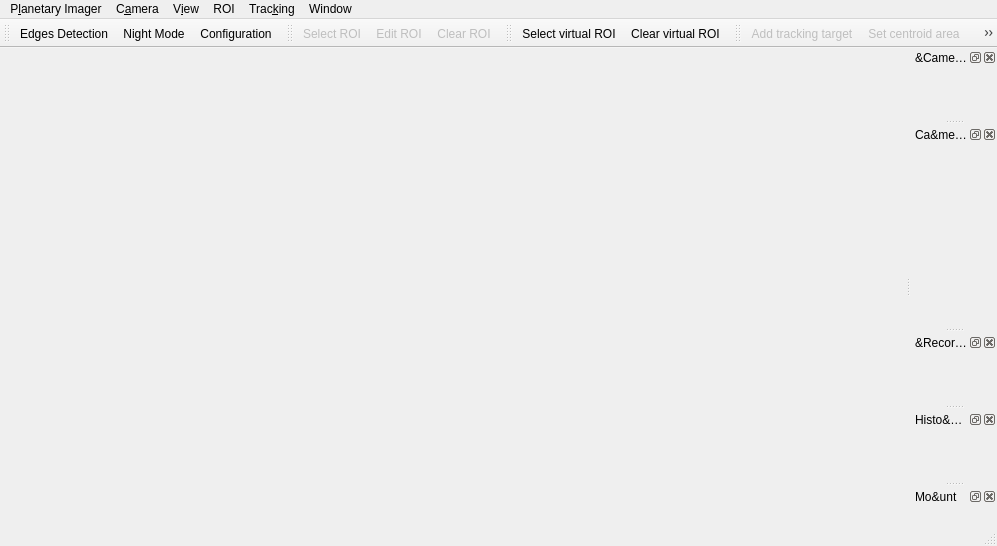
<?xml version="1.0" encoding="UTF-8"?>
<ui version="4.0">
 <class>PlanetaryImagerMainWindow</class>
 <widget class="QMainWindow" name="PlanetaryImagerMainWindow">
  <property name="geometry">
   <rect>
    <x>0</x>
    <y>0</y>
    <width>997</width>
    <height>546</height>
   </rect>
  </property>
  <property name="windowTitle">
   <string>Planetary Imager</string>
  </property>
  <widget class="QWidget" name="centralwidget">
   <layout class="QVBoxLayout" name="verticalLayout">
    <item>
     <widget class="QWidget" name="image" native="true"/>
    </item>
   </layout>
  </widget>
  <widget class="QMenuBar" name="menubar">
   <property name="geometry">
    <rect>
     <x>0</x>
     <y>0</y>
     <width>997</width>
     <height>27</height>
    </rect>
   </property>
   <widget class="QMenu" name="menuDevice">
    <property name="title">
     <string>C&amp;amera</string>
    </property>
    <widget class="QMenu" name="menu_device_load">
     <property name="title">
      <string>&amp;Open</string>
     </property>
     <property name="icon">
      <iconset resource="resources/resources.qrc">
       <normaloff>:/resources/photo.png</normaloff>:/resources/photo.png</iconset>
     </property>
    </widget>
    <addaction name="action_devices_rescan"/>
    <addaction name="menu_device_load"/>
    <addaction name="actionDisconnect"/>
   </widget>
   <widget class="QMenu" name="menuView">
    <property name="title">
     <string>V&amp;iew</string>
    </property>
    <addaction name="actionEdges_Detection"/>
    <addaction name="actionStretch_histogram"/>
    <addaction name="actionStretch_colour_saturation"/>
   </widget>
   <widget class="QMenu" name="menuROI">
    <property name="title">
     <string>ROI</string>
    </property>
    <addaction name="actionSelect_ROI"/>
    <addaction name="actionClear_ROI"/>
   </widget>
   <widget class="QMenu" name="menuPlanetary_Imager">
    <property name="title">
     <string>P&amp;lanetary Imager</string>
    </property>
    <addaction name="actionShow_settings"/>
    <addaction name="separator"/>
    <addaction name="actionOpen_log_file_folder"/>
    <addaction name="actionAbout"/>
    <addaction name="actionAbout_Qt"/>
    <addaction name="actionQuit"/>
   </widget>
   <widget class="QMenu" name="menuTracking">
    <property name="title">
     <string>Trac&amp;king</string>
    </property>
    <addaction name="actionAddTrackingTarget"/>
    <addaction name="actionSetCentroidArea"/>
    <addaction name="separator"/>
    <addaction name="actionDisableTracking"/>
   </widget>
   <widget class="QMenu" name="menuWindow">
    <property name="title">
     <string>Window</string>
    </property>
   </widget>
   <addaction name="menuPlanetary_Imager"/>
   <addaction name="menuDevice"/>
   <addaction name="menuView"/>
   <addaction name="menuROI"/>
   <addaction name="menuTracking"/>
   <addaction name="menuWindow"/>
  </widget>
  <widget class="QStatusBar" name="statusbar"/>
  <widget class="QDockWidget" name="chipInfoWidget">
   <property name="floating">
    <bool>false</bool>
   </property>
   <property name="features">
    <set>QDockWidget::AllDockWidgetFeatures</set>
   </property>
   <property name="windowTitle">
    <string>&amp;Camera Information</string>
   </property>
   <attribute name="dockWidgetArea">
    <number>2</number>
   </attribute>
   <widget class="QWidget" name="dockWidgetContents">
    <layout class="QGridLayout" name="gridLayout"/>
   </widget>
  </widget>
  <widget class="QDockWidget" name="camera_settings">
   <property name="windowTitle">
    <string>Ca&amp;mera Controls</string>
   </property>
   <attribute name="dockWidgetArea">
    <number>2</number>
   </attribute>
   <widget class="QWidget" name="dockWidgetContents_2">
    <layout class="QGridLayout" name="gridLayout_2">
     <item row="0" column="0">
      <widget class="QScrollArea" name="settings_container">
       <property name="frameShape">
        <enum>QFrame::NoFrame</enum>
       </property>
       <property name="frameShadow">
        <enum>QFrame::Sunken</enum>
       </property>
       <property name="widgetResizable">
        <bool>true</bool>
       </property>
       <widget class="QWidget" name="scrollAreaWidgetContents">
        <property name="geometry">
         <rect>
          <x>0</x>
          <y>0</y>
          <width>80</width>
          <height>133</height>
         </rect>
        </property>
       </widget>
      </widget>
     </item>
    </layout>
   </widget>
  </widget>
  <widget class="QDockWidget" name="recording">
   <property name="windowTitle">
    <string>&amp;Recording</string>
   </property>
   <attribute name="dockWidgetArea">
    <number>2</number>
   </attribute>
   <widget class="QWidget" name="dockWidgetContents_3">
    <layout class="QGridLayout" name="gridLayout_3"/>
   </widget>
  </widget>
  <widget class="QToolBar" name="imageManipulation">
   <property name="windowTitle">
    <string>Main</string>
   </property>
   <attribute name="toolBarArea">
    <enum>TopToolBarArea</enum>
   </attribute>
   <attribute name="toolBarBreak">
    <bool>false</bool>
   </attribute>
   <addaction name="actionEdges_Detection"/>
   <addaction name="actionNight_Mode"/>
   <addaction name="actionShow_settings"/>
  </widget>
  <widget class="QToolBar" name="ROIToolbar">
   <property name="enabled">
    <bool>true</bool>
   </property>
   <property name="windowTitle">
    <string>ROI</string>
   </property>
   <attribute name="toolBarArea">
    <enum>TopToolBarArea</enum>
   </attribute>
   <attribute name="toolBarBreak">
    <bool>false</bool>
   </attribute>
   <addaction name="actionSelect_ROI"/>
   <addaction name="actionEdit_ROI"/>
   <addaction name="actionClear_ROI"/>
  </widget>
  <widget class="QToolBar" name="ROIVirtualToolbar">
   <property name="enabled">
    <bool>true</bool>
   </property>
   <property name="windowTitle">
    <string>ROI Virtual</string>
   </property>
   <attribute name="toolBarArea">
    <enum>TopToolBarArea</enum>
   </attribute>
   <attribute name="toolBarBreak">
    <bool>false</bool>
   </attribute>
   <addaction name="actionSelect_ROIVirtual"/>
   <addaction name="actionEdit_ROIVirtual"/>
   <addaction name="actionClear_ROIVirtual"/>
  </widget>
  <widget class="QDockWidget" name="histogram">
   <property name="floating">
    <bool>false</bool>
   </property>
   <property name="windowTitle">
    <string>Histo&amp;gram</string>
   </property>
   <attribute name="dockWidgetArea">
    <number>2</number>
   </attribute>
   <widget class="QWidget" name="dockWidgetContents_4">
    <layout class="QGridLayout" name="gridLayout_4"/>
   </widget>
  </widget>
  <widget class="QToolBar" name="trackingToolBar">
   <property name="enabled">
    <bool>true</bool>
   </property>
   <property name="windowTitle">
    <string>Tracking</string>
   </property>
   <attribute name="toolBarArea">
    <enum>TopToolBarArea</enum>
   </attribute>
   <attribute name="toolBarBreak">
    <bool>false</bool>
   </attribute>
   <addaction name="actionAddTrackingTarget"/>
   <addaction name="actionSetCentroidArea"/>
   <addaction name="actionDisableTracking"/>
  </widget>
  <widget class="QDockWidget" name="mount">
   <property name="windowTitle">
    <string>Mo&amp;unt</string>
   </property>
   <attribute name="dockWidgetArea">
    <number>2</number>
   </attribute>
   <widget class="QWidget" name="dockWidgetContents_5"/>
  </widget>
  <action name="action_devices_rescan">
   <property name="icon">
    <iconset resource="resources/resources.qrc">
     <normaloff>:/resources/reload.png</normaloff>:/resources/reload.png</iconset>
   </property>
   <property name="text">
    <string>&amp;Rescan</string>
   </property>
  </action>
  
  <action name="action_device_use">
   <property name="text">
    <string>&amp;Load...</string>
   </property>
  </action>
  
  <action name="actionDevices">
   <property name="text">
    <string>Devices</string>
   </property>
  </action>
  
  <action name="actionChip_Info">
   <property name="checkable">
    <bool>true</bool>
   </property>
   <property name="text">
    <string>&amp;Chip Info</string>
   </property>
  </action>
  
  <action name="actionCamera_Settings">
   <property name="checkable">
    <bool>true</bool>
   </property>
   <property name="text">
    <string>Camera &amp;Settings</string>
   </property>
  </action>
  
  <action name="actionRecording">
   <property name="checkable">
    <bool>true</bool>
   </property>
   <property name="text">
    <string>&amp;Recording</string>
   </property>
  </action>
  
  <action name="actionStart_Live">
   <property name="text">
    <string>Start Live</string>
   </property>
  </action>
  
  <action name="actionDisconnect">
   <property name="enabled">
    <bool>false</bool>
   </property>
   <property name="icon">
    <iconset resource="resources/resources.qrc">
     <normaloff>:/resources/delete.png</normaloff>:/resources/delete.png</iconset>
   </property>
   <property name="text">
    <string>&amp;Disconnect</string>
   </property>
  </action>
  
  <action name="actionPickFolder">
   <property name="icon">
    <iconset resource="resources/resources.qrc">
     <normaloff>:/resources/folder.png</normaloff>:/resources/folder.png</iconset>
   </property>
   <property name="text">
    <string>Pick</string>
   </property>
  </action>
  
  <action name="actionHide_all">
   <property name="text">
    <string>&amp;Hide all</string>
   </property>
   <property name="shortcut">
    <string>Ctrl+H</string>
   </property>
  </action>
  
  <action name="actionShow_all">
   <property name="text">
    <string>Sh&amp;ow all</string>
   </property>
   <property name="shortcut">
    <string>Ctrl+Shift+H</string>
   </property>
  </action>
  
  <action name="actionShow_settings">
   <property name="icon">
    <iconset resource="resources/resources.qrc">
     <normaloff>:/resources/gear.png</normaloff>:/resources/gear.png</iconset>
   </property>
   <property name="text">
    <string>&amp;Configuration</string>
   </property>
   <property name="shortcut">
    <string>Ctrl+E</string>
   </property>
  </action>
  
  <action name="actionAbout">
   <property name="text">
    <string>&amp;About Planetary Imager</string>
   </property>
  </action>
  
  <action name="actionAbout_Qt">
   <property name="text">
    <string>About &amp;Qt</string>
   </property>
  </action>
  
  <action name="actionEdges_Detection">
   <property name="checkable">
    <bool>true</bool>
   </property>
   <property name="enabled">
    <bool>true</bool>
   </property>
   <property name="icon">
    <iconset resource="resources/resources.qrc">
     <normaloff>:/resources/action_edges_detection.png</normaloff>:/resources/action_edges_detection.png</iconset>
   </property>
   <property name="text">
    <string>&amp;Edges Detection</string>
   </property>
  </action>
  
  <action name="actionHistogram">
   <property name="checkable">
    <bool>true</bool>
   </property>
   <property name="text">
    <string>H&amp;istogram</string>
   </property>
  </action>
  
  <action name="actionSelect_ROI">
   <property name="enabled">
    <bool>false</bool>
   </property>
   <property name="icon">
    <iconset resource="resources/resources.qrc">
     <normaloff>:/resources/roi.png</normaloff>:/resources/roi.png</iconset>
   </property>
   <property name="text">
    <string>&amp;Select ROI</string>
   </property>
  </action>
  
  <action name="actionClear_ROI">
   <property name="enabled">
    <bool>false</bool>
   </property>
   <property name="icon">
    <iconset resource="resources/resources.qrc">
     <normaloff>:/resources/undo_roi.png</normaloff>:/resources/undo_roi.png</iconset>
   </property>
   <property name="text">
    <string>&amp;Clear ROI</string>
   </property>
  </action>
  
  <action name="actionSelect_ROIVirtual">
   <property name="enabled">
    <bool>true</bool>
   </property>
   <property name="icon">
    <iconset resource="resources/resources.qrc">
     <normaloff>:/resources/roi.png</normaloff>:/resources/roi.png</iconset>
   </property>
   <property name="text">
    <string>&amp;Select virtual ROI</string>
   </property>
  </action>
  
  <action name="actionClear_ROIVirtual">
   <property name="enabled">
    <bool>true</bool>
   </property>
   <property name="icon">
    <iconset resource="resources/resources.qrc">
     <normaloff>:/resources/undo_roi.png</normaloff>:/resources/undo_roi.png</iconset>
   </property>
   <property name="text">
    <string>&amp;Clear virtual ROI</string>
   </property>
  </action>
  
  <action name="actionQuit">
   <property name="text">
    <string>Q&amp;uit</string>
   </property>
  </action>
  
  <action name="actionNight_Mode">
   <property name="checkable">
    <bool>true</bool>
   </property>
   <property name="icon">
    <iconset resource="resources/resources.qrc">
     <normaloff>:/resources/night_mode.png</normaloff>:/resources/night_mode.png</iconset>
   </property>
   <property name="text">
    <string>Night Mode</string>
   </property>
  </action>
  
  <action name="actionScripting">
   <property name="text">
    <string>&amp;Scripting</string>
   </property>
  </action>
  
  <action name="actionOpen_log_file_folder">
   <property name="text">
    <string>&amp;Open log file folder...</string>
   </property>
  </action>
  
  <action name="actionEdit_ROI">
   <property name="enabled">
    <bool>false</bool>
   </property>
   <property name="icon">
    <iconset resource="resources/resources.qrc">
     <normaloff>:/resources/edit_roi.png</normaloff>:/resources/edit_roi.png</iconset>
   </property>
   <property name="text">
    <string>Edit ROI</string>
   </property>
  </action>
  
  <action name="actionStretch_histogram">
   <property name="checkable">
    <bool>true</bool>
   </property>
   <property name="text">
    <string>&amp;Histogram equalization</string>
   </property>
  </action>
  
  <action name="actionStretch_colour_saturation">
   <property name="checkable">
    <bool>true</bool>
   </property>
   <property name="text">
    <string>&amp;Stretch colour saturation</string>
   </property>
  </action>
  
  <action name="actionAddTrackingTarget">
   <property name="enabled">
    <bool>false</bool>
   </property>
   <property name="text">
    <string>&amp;Add tracking target</string>
   </property>
   <property name="toolTip">
    <string>Add tracking target</string>
   </property>
  </action>
  
  <action name="actionSetCentroidArea">
   <property name="enabled">
    <bool>false</bool>
   </property>
   <property name="text">
    <string>&amp;Set centroid area</string>
   </property>
  </action>
  
  <action name="actionDisableTracking">
   <property name="enabled">
    <bool>false</bool>
   </property>
   <property name="text">
    <string>&amp;Disable tracking</string>
   </property>
  </action>
  
  <action name="actionMount">
   <property name="checkable">
    <bool>true</bool>
   </property>
   <property name="text">
    <string>Mount</string>
   </property>
  </action>
  
 </widget>
 <resources>
  <include location="resources/resources.qrc"/>
 </resources>
 <connections/>
</ui>
